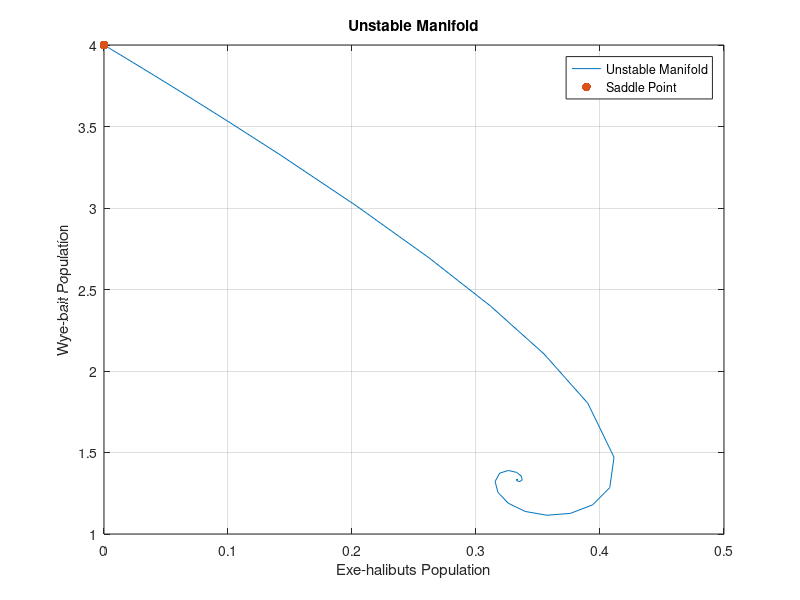

MATLAB code to generate this figure:
% https://uk.mathworks.com/help/matlab/math/solve-system-of-odes-with-multiple-initial-conditions.html

dydt = @(x,y) y .* (4 - y - 8 * x);
dxdt = @(x,y) x .* (-1 - x + y);

[t, xy] = ode23(@(t, xy) [dxdt(xy(1), xy(2)); dydt(xy(1), xy(2))], ...
    [0 50], [0.0001;3.9999]);

plot(xy(:,1), xy(:,2))
hold on
plot(0, 4, '.', 'LineWidth', 10, 'MarkerSize', 20)
grid on
title('Unstable Manifold')
xlabel('Exe-halibuts Population')
ylabel('Wye-bait Population')
legend('Unstable Manifold', 'Saddle Point')



